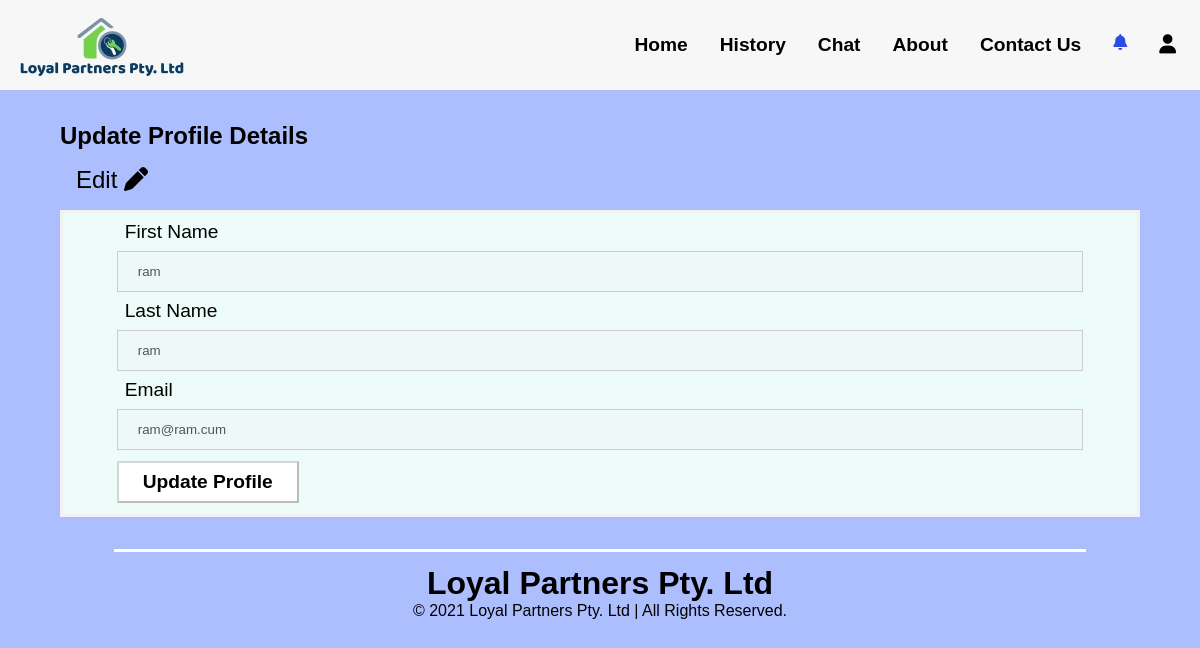
Screenshot of /index.php?page=userprofile (signed in) with the database file from the repository.
### tables this page shows
CREATE TABLE `users` (
  `user_id` int(255) NOT NULL,
  `firstname` varchar(255) NOT NULL,
  `lastname` varchar(255) NOT NULL,
  `username` varchar(255) NOT NULL,
  `password` varchar(255) NOT NULL,
  `email` varchar(255) NOT NULL,
  `role` varchar(255) NOT NULL
);

### functions/load_template.php (called while the page is built, shortened)
<?php
	function loadTemplate($filename, $tempVars){
		extract($tempVars);
		require $filename;
		$content = ob_get_clean();
		return $content;
	}
?>

### pages/users/userprofile.php (called while the page is built, shortened)
<?php
    $uid=$_SESSION['user_id'];
    if(isset($uid)){
		$conn = new DatabaseTable('users');
		$dataa=$conn->find('user_id',$uid);
		$data=$dataa->fetch();
        $status='';
	}
    $content = loadTemplate('../templates/users/userprofileTemplate.php', ['data'=>$data,'uid'=>$uid,'status'=>$status]);
?>

### classes/databasetable.php (called while the page is built, shortened)
<?php
class DatabaseTable{
    public $table;
    function __construct($table){
        $this->table = $table;
    }
function find($field, $value) {
    global $pdo;
        $stmt = $pdo->prepare('SELECT * FROM ' . $this->table . ' WHERE ' . $field . ' = :valu');
        $criteria = [
                'valu' => $value
        ];
        $stmt->execute($criteria);
        return $stmt;
}
}
?>

### templates/users/homepage.php (the view, shortened to what this page needs)
<!DOCTYPE html>
<html lang="en">
<head>
    <link rel="stylesheet" href="../css/styles.css">
</head>
<body>
    <header>
        <nav>
            <div class="logo">
            <a href="index.php"> <img src="../images/logo/logo.png" alt="Local Partners Pty Ltd"></a>
            </div>
            <div class="nav-list">
                <a href="index.php">Home</a>
                <?php
                    if(isset($_SESSION['login']) && $_SESSION['login'] == 1){
                        echo '<a href="index.php?page=history">History</a>';
                        echo '<a href="index.php?page=chatnow">Chat</a>';}
                ?>
                <a href="index.php?page=about">About</a>
                <a href="index.php?page=contact">Contact Us</a>
                <?php
                    if(isset($_SESSION['login']) && $_SESSION['login'] == 1){
                ?>
                <div class="dropdown" id="dropdown">
                    <button class="dropbtn" onclick="myFunction()"><i class="fa fa-bell"></i></button>
                </div>
                <?php } ?>
                <div class="nav-user">
                    <button class="userbtn" onclick="nav()">
                        <i class="fas fa-user"></i>
                    </button>
                </div>
            </div>
        </nav>
    </header>
    <main>
        <?php echo $content; ?>
    </main>
    <footer>
            <section class="footer_cont">
                <span class="footer_main">Loyal Partners Pty. Ltd</span>
                <span>&#169 2021 Loyal Partners Pty. Ltd | All Rights Reserved.</span>
            </section>
    </footer>
</body>
</html>

### templates/users/userprofileTemplate.php (shortened to what this page needs)
<body onload="disable();">
  <article class="profile">
    <section class="form_container">
      <h2><?php if($data){echo "Update Profile Details";}?><br></h2>
      <div onclick="enable();" class="editbtn"><h5>Edit <i class="fas fa-pen"></i></h5></div>
      <form method="post" action="index.php?page=userprofile">
        <div class="cont">
        <label for="firstname">First Name</label>
        <input type="text" id="firstname" name="firstname" value="<?php if($data){echo $data['firstname'];}?>" required placeholder="Client's updated first name..">
        <label for="lname">Last Name</label>
        <input type="text" id="lastname" name="lastname" value="<?php if($data){echo $data['lastname'];}?>" required placeholder="Client's updated last name..">
        <label for="email">Email</label>
        <input type="email" id="email" name="email" value="<?php if($data){echo $data['email'];}?>" required placeholder="Updated Email Address">
        <input type="submit" id="update" name="Update" value="Update Profile">
        </div>
      </form>
    </section>
  </article>
</body>

### css/styles.css (style rules this page uses)
* { padding: 0; margin: 0; box-sizing: border-box; }
body, html { font-family: sans-serif; }
nav { display: flex; flex-wrap: wrap; flex-direction: row; justify-content: space-between; align-items: center; padding: 0 0.5rem; position: relative; background: #f7f7f7; color: #0e375e; font-size: 1.2rem; font-weight: 700; }
.logo { height: 90px; }
.nav-list { overflow: hidden; display: flex; }
.nav-list a { float: left; font-size: 1.2rem; color: #000; text-align: center; padding: 14px 16px; text-decoration: none; position: relative; }
.nav-user { float: left; overflow: visible; }
.nav-user .userbtn { font-size: 1.2rem; border: none; outline: none; color: #000; padding: 14px 16px; background-color: inherit; font-family: inherit; margin: 0; }
.nav-list a::after { content: ""; display: block; position: absolute; left: 0; width: 0%; height: 2px; background-color: #BADEFC; transition: .3s width ease-in-out; }
.dropdown { overflow: visible; }
.dropdown .dropbtn { font-size: 16px; border: none; outline: none; color: rgb(43, 76, 224); padding: 14px 16px; background-color: inherit; font-family: inherit; margin: 0; }
body { background: #ADBEFF; }
form { border: 3px solid #f1f1f1; }
input[type=text], input[type=email], input[type=password] { width: 100%; padding: 12px 20px; margin: 8px 0; display: inline-block; border: 1px solid #ccc; box-sizing: border-box; }
button { background-color: #8a30d3; color: white; padding: 14px 20px; margin: 0.5rem 0; border: none; cursor: pointer; width: 100%; }
article { width: 90%; margin: 2rem 0 0 5%; }
.editbtn { padding: 1rem; cursor: pointer; width: 10rem; }
.profile h5 { font-size: 1.5rem; font-weight: 500; }
.form_container form { background: #EEFCF9; font-size: 1.2rem; }
.form_container .cont { width: 90%; margin: 0.5rem 0 0.5rem 5%; }
.form_container label { margin: 0.5rem; }
.form_container form input[type="submit"] { text-decoration: none; color: #000; background: #fff; padding: 0.5rem 1.5rem; font-size: 1.2rem; font-weight: 550; margin: 0.2rem 0; }
img { vertical-align: middle; }
footer { margin: 3rem 0 1rem; }
.footer_cont { width: 90%; margin: 0 5%; position: relative; display: flex; flex-direction: column; align-items: center; }
.footer_cont::before { content:''; position: absolute; background-color: #fff; width: 90%; height: 3px; top: -1rem; }
.footer_main { content: ''; font-size: 2rem; font-weight: 700; }

### rows the page displays
users: firstname "ram", lastname "ram", email "ram@ram.cum"
